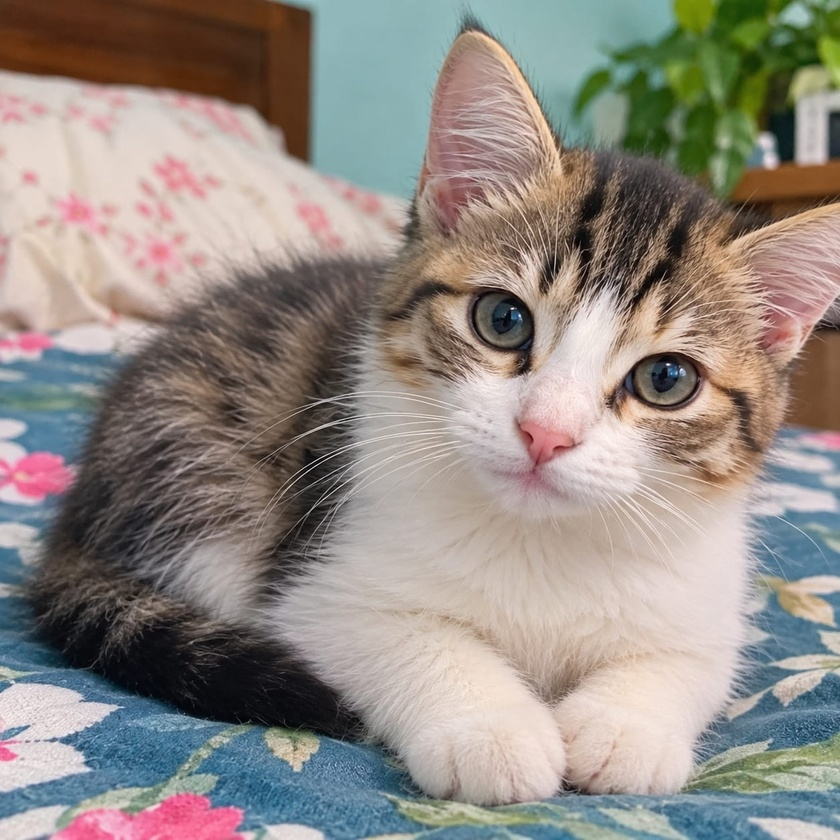
#> input picture Affine_Work/input.jpg, 840 x 840 px, shrunk from 1254 x 1254 before the run, found by its file name
$ python pdf_work.py
#> lines starting #> are read from the running program, lines starting #| are printed output that depends on the picture
import os
import numpy as np
import matplotlib.pyplot as plt
from PIL import Image

here = os.path.dirname(os.path.abspath(__file__))
out_dir = os.path.join(here, "my_output")
os.makedirs(out_dir, exist_ok=True)

gray = np.asarray(Image.open(os.path.join(here, "input.jpg")).convert("L"))
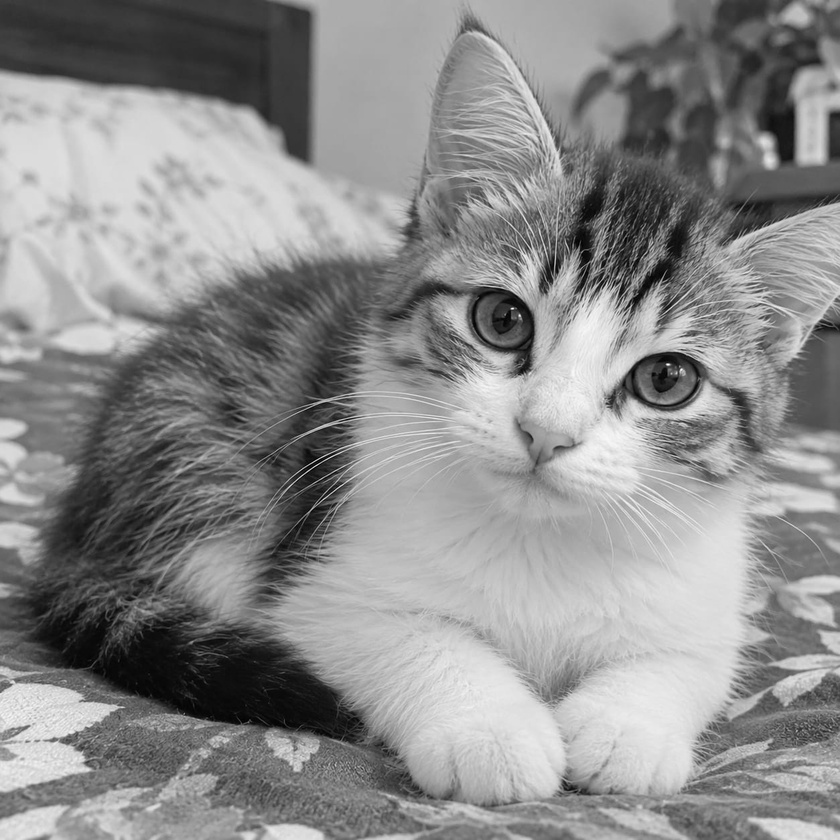
#> gray: shape (840, 840); min 0, max 254, mean 140.3

levels = np.arange(256)
counts = np.bincount(gray.ravel(), minlength=256)
#> counts = 256 values, max 7575 at index 172, min 0 at index 249, mean 2756.2
pdf = counts / gray.size             # normalised histogram, jog = 1
#> pdf = 256 values, max 0.0107 at index 172, min 0 at index 249, mean 0.00391
cdf = np.cumsum(pdf)
#> cdf = 256 values from 9.92e-06 to 1

mean_val = (levels * pdf).sum()
#> mean_val = 140.3
var_val = (((levels - mean_val) ** 2) * pdf).sum()
#> var_val = 3361.5
nz = pdf[pdf > 0]
#> nz = 251 values, max 0.0107 at index 172, min 1.42e-06 at index 248, mean 0.00398
entropy = -(nz * np.log2(nz)).sum()  # chobir "information"
#> entropy = 7.69

# coarse version: 256 ke 32 bin-e bhag kora
pdf32 = pdf.reshape(32, 8).sum(axis=1)
#> pdf32 = 32 values, max 0.0684 at index 21, min 7.09e-06 at index 31, mean 0.0312

fig, c = plt.subplots(2, 2, figsize=(13, 8))
c[0, 0].imshow(gray, cmap="gray")
c[0, 0].set_title("Chobi")
c[0, 0].axis("off")

c[0, 1].bar(levels, pdf, color="indigo", width=1.0)
c[0, 1].axvline(mean_val, color="red", lw=1.5, label=f"mean = {mean_val:.1f}")
c[0, 1].set_title("Normalised histogram (PDF)")
c[0, 1].set_xlabel("intensity")
c[0, 1].set_ylabel("probability")
c[0, 1].legend()

c[1, 0].plot(levels, cdf, color="darkgreen", lw=2)
c[1, 0].set_title("CDF")
c[1, 0].grid(alpha=0.3)

c[1, 1].bar(np.arange(32) * 8 + 4, pdf32, width=7, color="darkorange")
c[1, 1].set_title("32-bin PDF (coarse)")

plt.tight_layout()
plt.savefig(os.path.join(out_dir, "pdf_overview.png"), dpi=120)
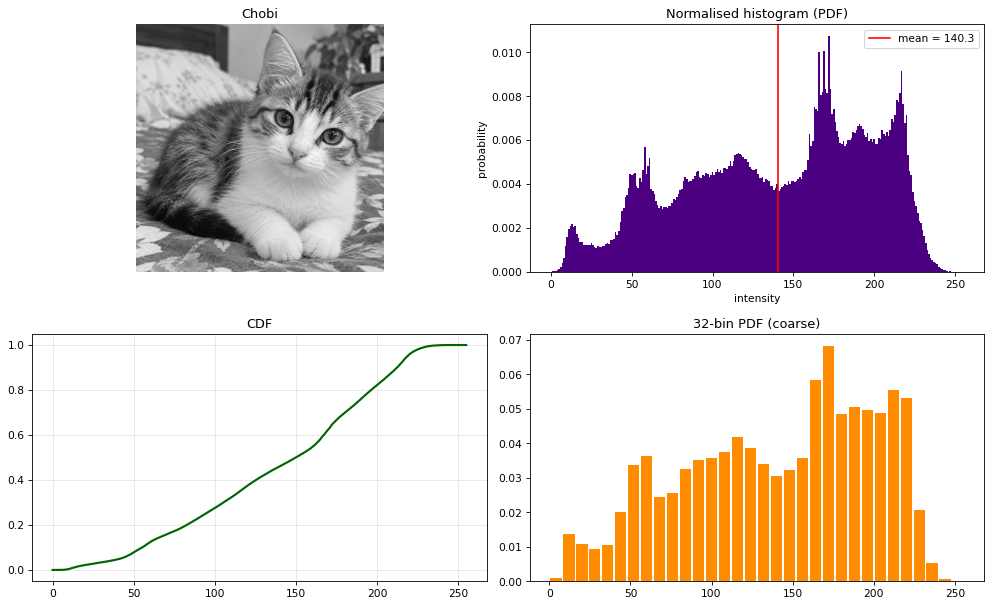
#> figure drawn by matplotlib, 4 panels; panel 2: tallest bar 0.0107 high, from x = 171.5 to 172.5; panel 3: curve peaks at x = 254, y = 1; panel 4: tallest bar 0.0684 high, from x = 168.5 to 175.5
np.savetxt(os.path.join(out_dir, "my_pdf.txt"), pdf, fmt="%.8f")

print("PDF-er jog:", round(pdf.sum(), 6))
#| PDF-er jog: 1.0
print(f"mean = {mean_val:.2f}, std = {np.sqrt(var_val):.2f}, entropy = {entropy:.3f} bit")
#| mean = 140.27, std = 57.98, entropy = 7.693 bit
print("shobcheye beshi pixel-wala intensity:", int(levels[pdf.argmax()]))
#| shobcheye beshi pixel-wala intensity: 172
print("kaj shesh, file save hoyeche:", out_dir)
plt.show()

$ run again, with Affine_Work/my_rotated.jpg copied over Affine_Work/input.jpg
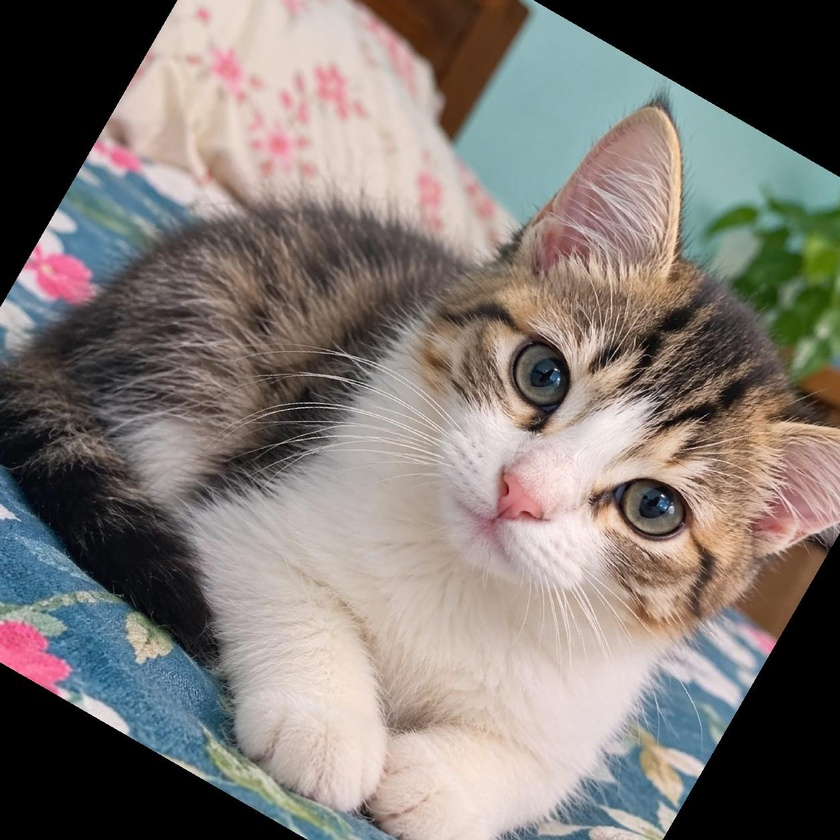
#> input picture Affine_Work/my_rotated.jpg, 840 x 840 px, shrunk from 1254 x 1254 before the run, found by its file name
#> `gray = np.asarray(Image.open(os.path.join(here, "input.jpg")).convert(..`:
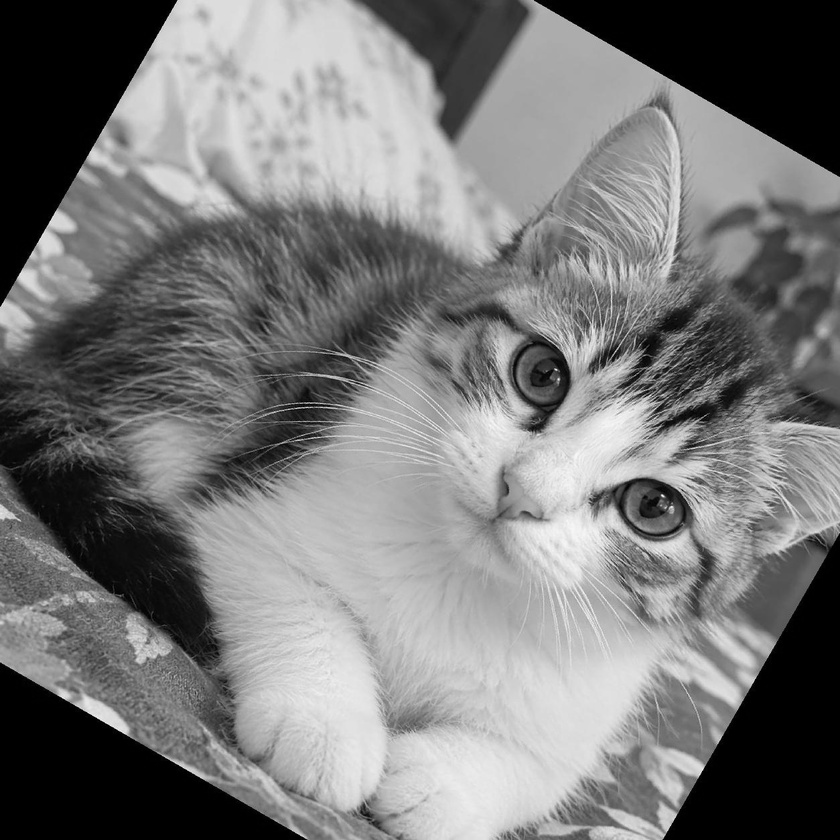
#> gray: shape (840, 840); min 0, max 254, mean 121.1
#> counts = 256 values, max 100280 at index 0, min 0 at index 249, mean 2756.2
#> pdf = 256 values, max 0.142 at index 0, min 0 at index 249, mean 0.00391
#> cdf = 256 values from 0.142 to 1
#> mean_val = 121.1
#> var_val = 5437.6
#> nz = 250 values, max 0.142 at index 0, min 1.42e-06 at index 248, mean 0.004
#> entropy = 7.2
#> pdf32 = 32 values, max 0.154 at index 0, min 2.83e-06 at index 31, mean 0.0312
#> `plt.savefig(os.path.join(out_dir, "pdf_overview.png"), dpi=120)`:
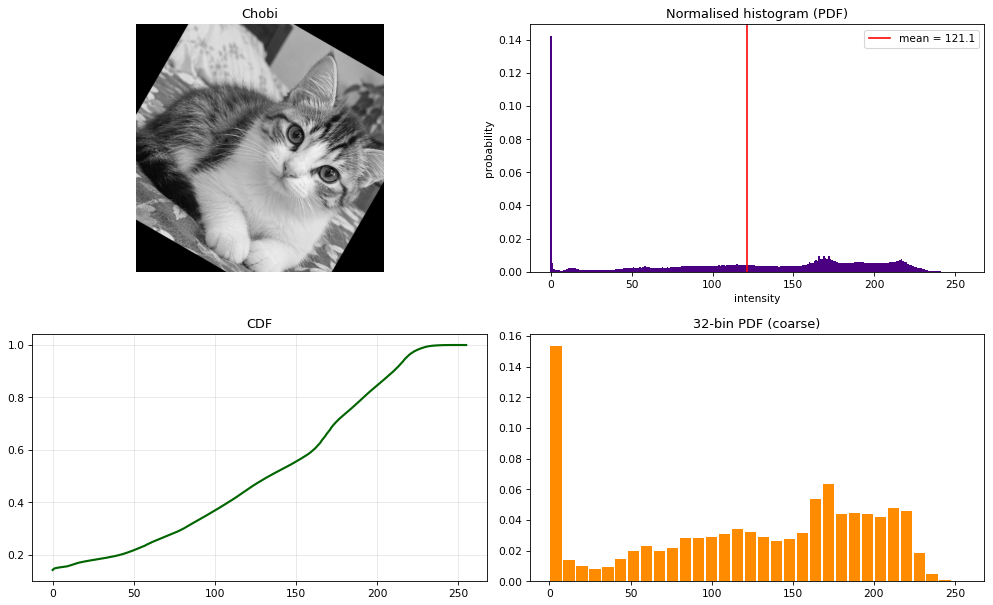
#> figure drawn by matplotlib, 4 panels; panel 2: tallest bar 0.142 high, from x = -0.5 to 0.5; panel 3: curve peaks at x = 254, y = 1; panel 4: tallest bar 0.154 high, from x = 0.5 to 7.5
#| PDF-er jog: 1.0
#| mean = 121.11, std = 73.74, entropy = 7.200 bit
#| shobcheye beshi pixel-wala intensity: 0

$ run again, with Affine_Work/my_scaled.jpg copied over Affine_Work/input.jpg
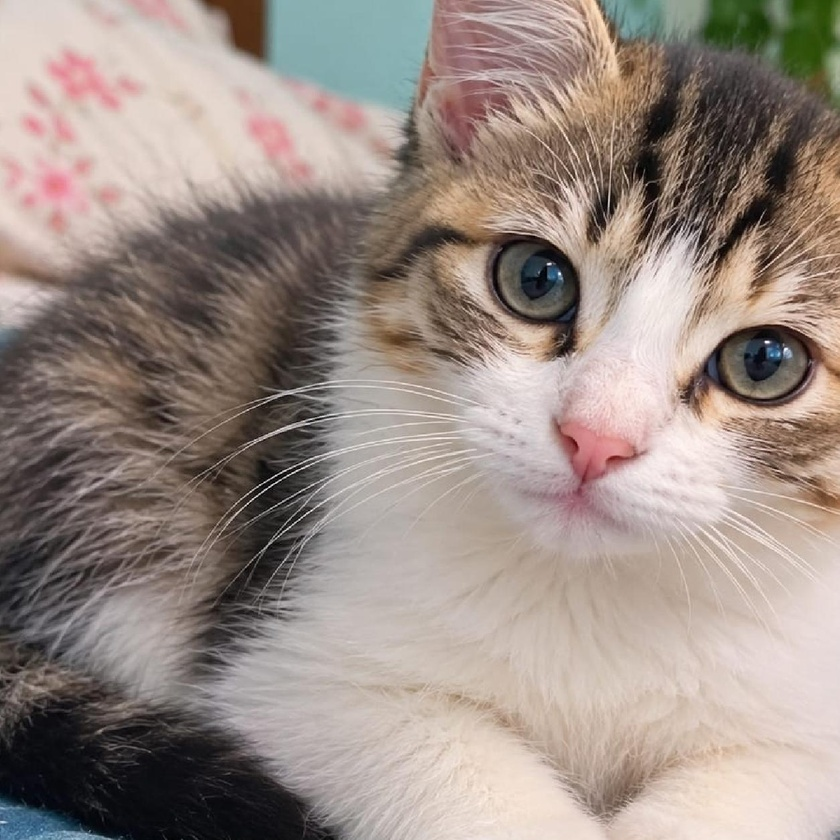
#> input picture Affine_Work/my_scaled.jpg, 840 x 840 px, shrunk from 1254 x 1254 before the run, found by its file name
#> `gray = np.asarray(Image.open(os.path.join(here, "input.jpg")).convert(..`:
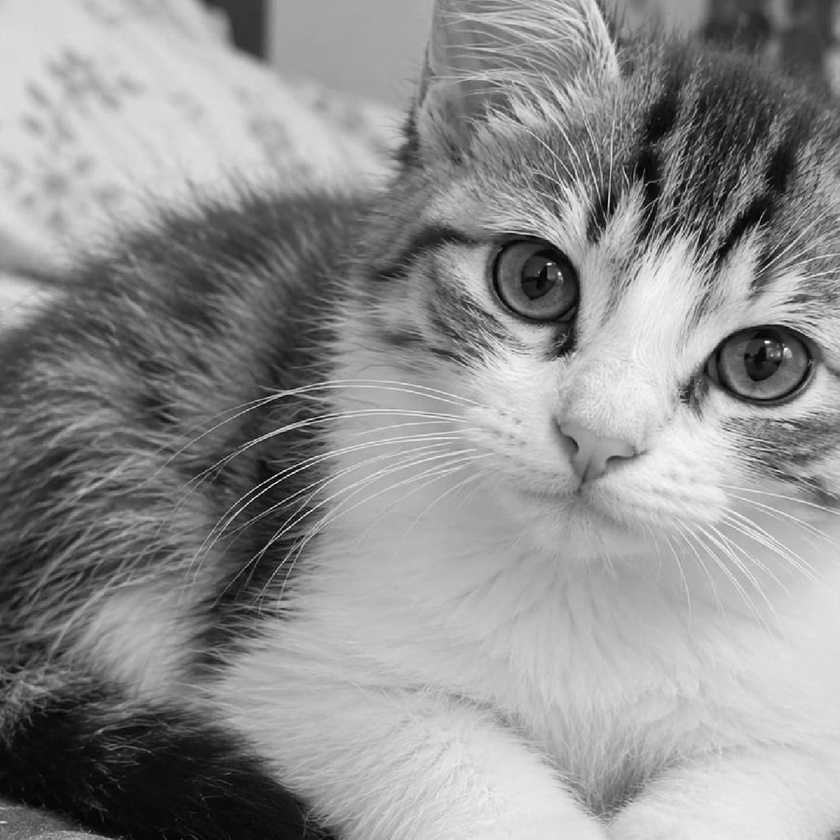
#> gray: shape (840, 840); min 0, max 254, mean 143.7
#> counts = 256 values, max 7255 at index 217, min 0 at index 251, mean 2756.2
#> pdf = 256 values, max 0.0103 at index 217, min 0 at index 251, mean 0.00391
#> cdf = 256 values from 2.69e-05 to 1
#> mean_val = 143.7
#> var_val = 3625.8
#> nz = 253 values, max 0.0103 at index 217, min 1.42e-06 at index 249, mean 0.00395
#> entropy = 7.7
#> pdf32 = 32 values, max 0.0635 at index 23, min 1.42e-05 at index 31, mean 0.0312
#> `plt.savefig(os.path.join(out_dir, "pdf_overview.png"), dpi=120)`:
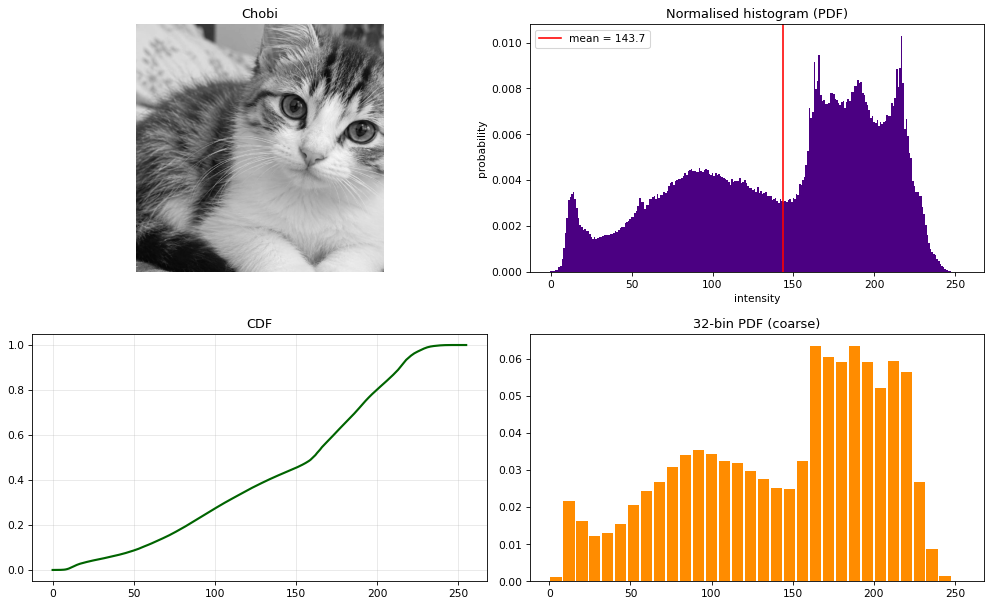
#> figure drawn by matplotlib, 4 panels; panel 2: tallest bar 0.0103 high, from x = 216.5 to 217.5; panel 3: curve peaks at x = 254, y = 1; panel 4: tallest bar 0.0635 high, from x = 184.5 to 191.5
#| PDF-er jog: 1.0
#| mean = 143.66, std = 60.21, entropy = 7.695 bit
#| shobcheye beshi pixel-wala intensity: 217

$ run again, with Affine_Work/my_sheared.jpg copied over Affine_Work/input.jpg
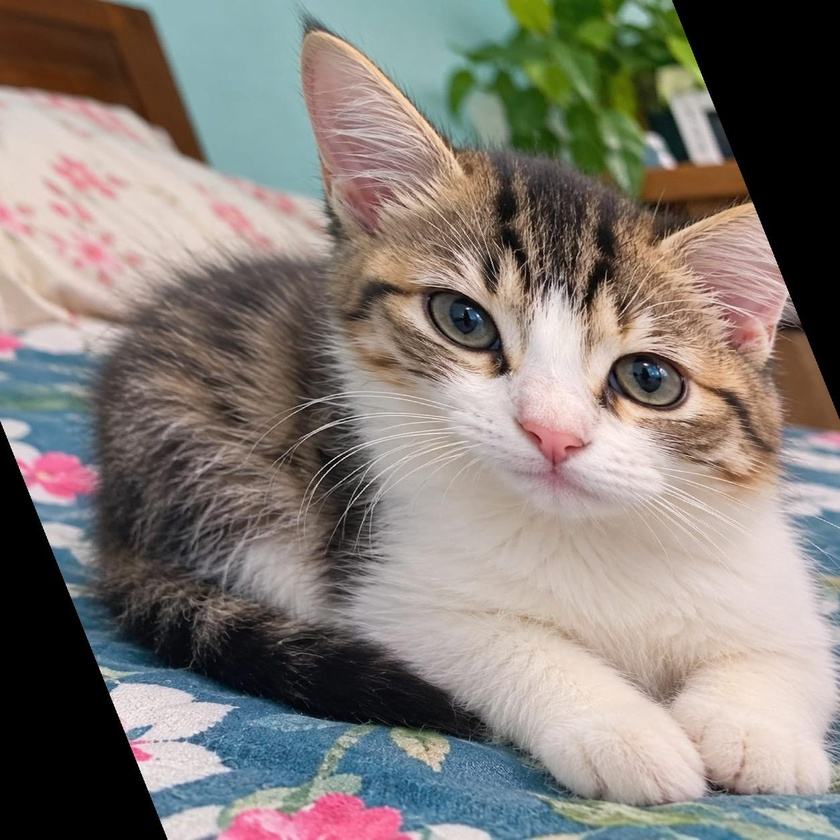
#> input picture Affine_Work/my_sheared.jpg, 840 x 840 px, shrunk from 1254 x 1254 before the run, found by its file name
#> `gray = np.asarray(Image.open(os.path.join(here, "input.jpg")).convert(..`:
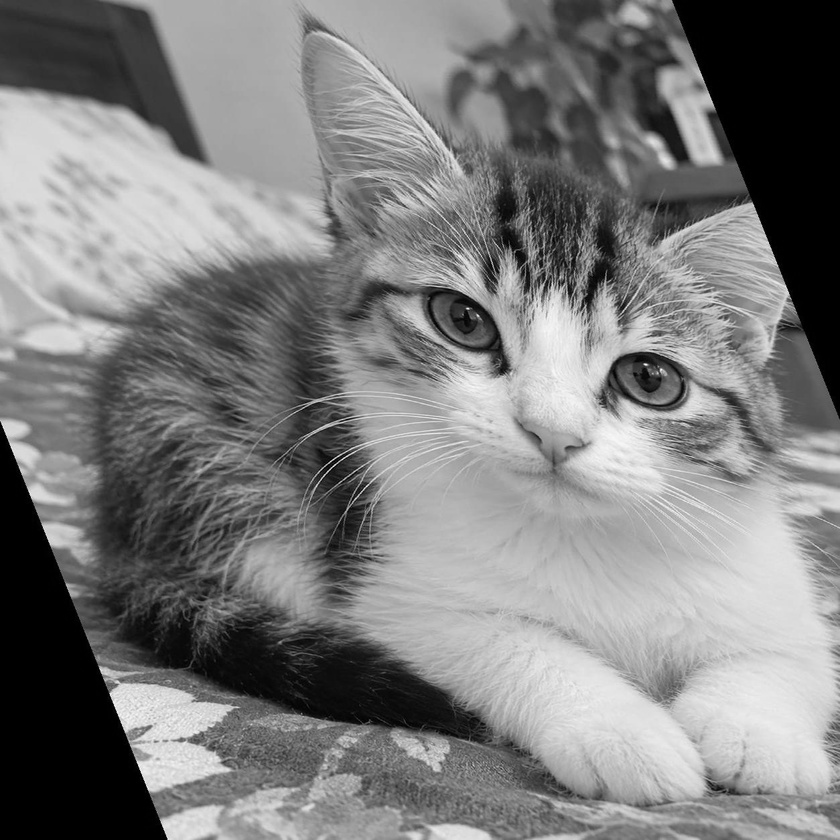
#> gray: shape (840, 840); min 0, max 254, mean 125.8
#> counts = 256 values, max 65182 at index 0, min 0 at index 249, mean 2756.2
#> pdf = 256 values, max 0.0924 at index 0, min 0 at index 249, mean 0.00391
#> cdf = 256 values from 0.0924 to 1
#> mean_val = 125.8
#> var_val = 4788.4
#> nz = 253 values, max 0.0924 at index 0, min 1.42e-06 at index 248, mean 0.00395
#> entropy = 7.46
#> pdf32 = 32 values, max 0.1 at index 0, min 9.92e-06 at index 31, mean 0.0312
#> `plt.savefig(os.path.join(out_dir, "pdf_overview.png"), dpi=120)`:
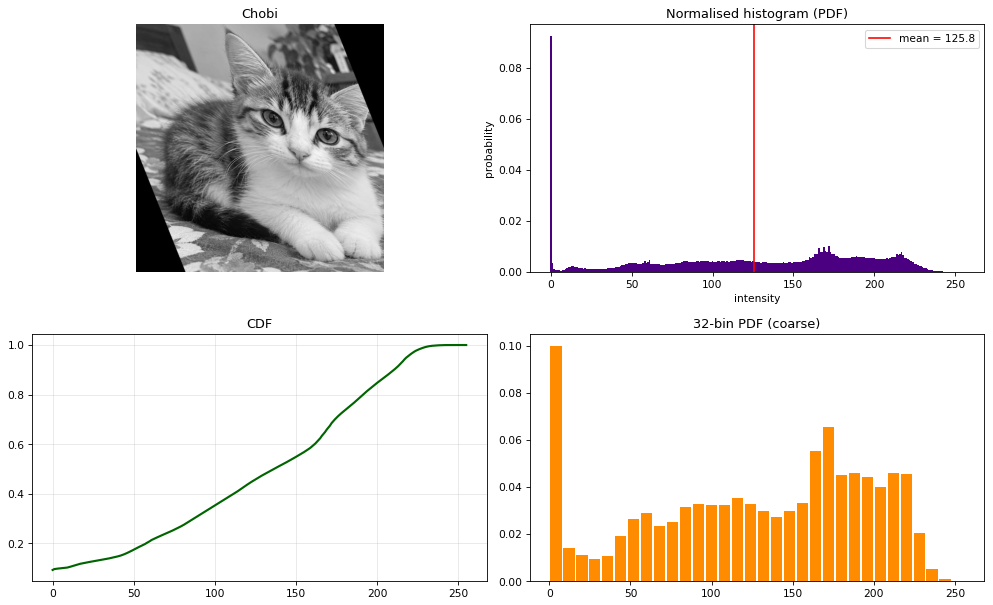
#> figure drawn by matplotlib, 4 panels; panel 2: tallest bar 0.0924 high, from x = -0.5 to 0.5; panel 3: curve peaks at x = 254, y = 1; panel 4: tallest bar 0.1 high, from x = 0.5 to 7.5
#| PDF-er jog: 1.0
#| mean = 125.84, std = 69.20, entropy = 7.458 bit
#| shobcheye beshi pixel-wala intensity: 0
